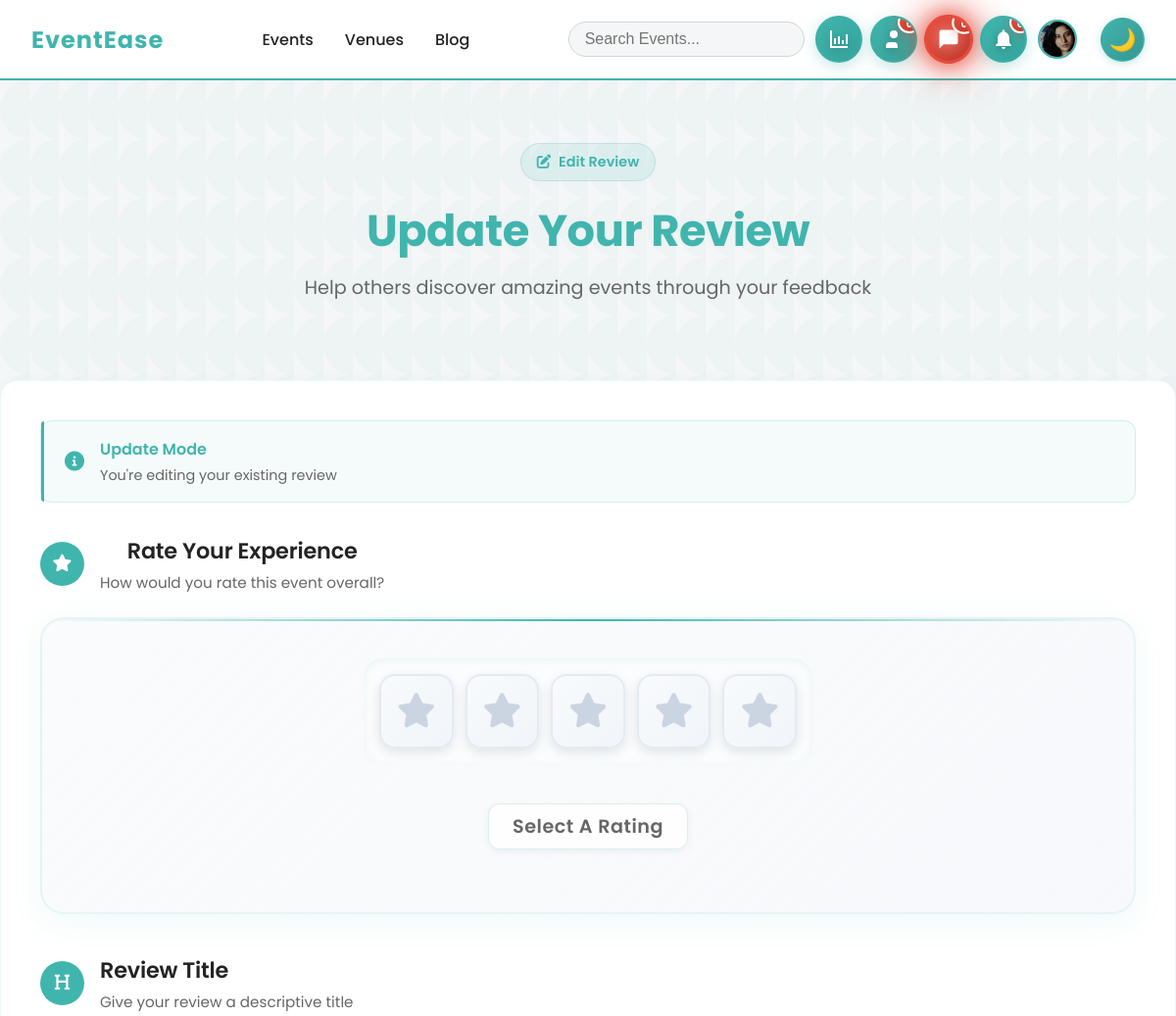
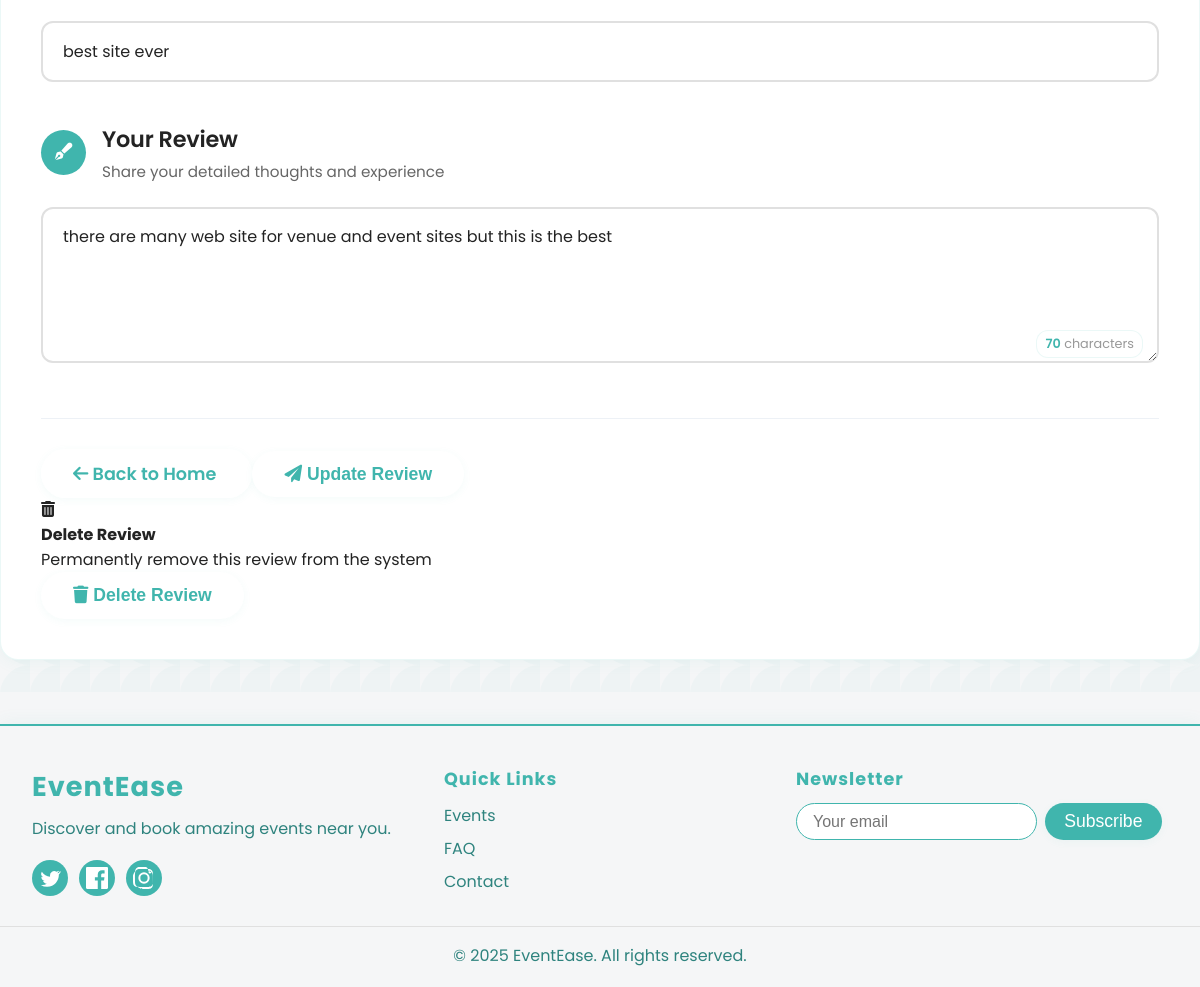
The app's page /reviews/submit/ (signed in) with its own data (2 pictures, top to bottom).
### users/models.py (models this page shows, shortened)
class UserProfile(models.Model):
    ROLE_CHOICES = [
        ('basic_user', 'Basic User'),
        ('event_manager', 'Event Manager'),
        ('venue_manager', 'Venue Manager'),
        ('admin', 'Admin'),
    ]
    user = models.OneToOneField(User, on_delete=models.CASCADE, related_name='profile')
    role = models.CharField(max_length=20, choices=ROLE_CHOICES, default='basic_user')
    phone = models.CharField(max_length=15, blank=True, null=True)
    address = models.TextField(blank=True, null=True)
    bio = models.TextField(max_length=500, blank=True, null=True)
    avatar = models.ImageField(upload_to='avatars/', blank=True, null=True)
    created_at = models.DateTimeField(auto_now_add=True)
    updated_at = models.DateTimeField(auto_now=True)

### reviews/models.py (models this page shows, shortened)
class Review(models.Model):
    user = models.ForeignKey(User, on_delete=models.CASCADE, related_name='service_reviews')
    rating = models.IntegerField(
        validators=[MinValueValidator(1), MaxValueValidator(5)],
        help_text="Rating from 1 to 5 stars"
    )
    title = models.CharField(max_length=200, help_text="Brief title for your review")
    content = models.TextField(help_text="Your detailed review about our service")
    created_at = models.DateTimeField(auto_now_add=True)
    updated_at = models.DateTimeField(auto_now=True)
    is_featured = models.BooleanField(default=False, help_text="Mark as featured review")
    class Meta:
        ordering = ['-created_at']
        unique_together = ['user']  # One review per user

### reviews/views.py (the view)
# urls.py: path('submit/', views.submit_review, name='submit_review'),
@login_required
def submit_review(request):
    existing_review = Review.objects.filter(user=request.user).first()
    if request.method == 'POST':
        if existing_review:
            form = ReviewForm(request.POST, instance=existing_review)
            action = 'updated'
        else:
            form = ReviewForm(request.POST)
            action = 'submitted'
        if form.is_valid():
            review = form.save(commit=False)
            review.user = request.user
            review.save()
            messages.success(request, f'Your review has been {action} successfully!')
            return redirect('home')
        else:
            messages.error(request, 'Please correct the errors below.')
    else:
        form = ReviewForm(instance=existing_review) if existing_review else ReviewForm()
    context = {
        'form': form,
        'existing_review': existing_review,
    }
    return render(request, 'reviews/submit_review.html', context)

### reviews/templates/reviews/submit_review.html (shortened to what this page needs)
{% extends 'base.html' %}
{% load static %}
{% block extra_css %}
<link rel="stylesheet" href="https://cdnjs.cloudflare.com/ajax/libs/font-awesome/6.0.0/css/all.min.css">
{% endblock %}
{% block content %}
<div class="review-submission-page">
    <div class="container">
        <div class="row">
            <div class="col-12">
                <div class="page-header-section">
                    <div class="header-content">
                        <div class="header-badge">
                            {% if existing_review %}
                                <i class="fas fa-edit"></i>
                                <span>Edit Review</span>
                            {% else %}
                                <i class="fas fa-star"></i>
                                <span>New Review</span>
                            {% endif %}
                        </div>
                        <h1 class="page-title">
                            {% if existing_review %}
                                Update Your Review
                            {% else %}
                                Share Your Experience
                            {% endif %}
                        </h1>
                        <p class="page-subtitle">
                            Help others discover amazing events through your feedback
                        </p>
                    </div>
                </div>
            </div>
        </div>
        <div class="row justify-content-center">
            <div class="col-lg-10 col-xl-8">
                <div class="review-form-container">
                    <div class="form-card">
                        {% if existing_review %}
                        <div class="update-notice">
                            <div class="notice-icon">
                                <i class="fas fa-info-circle"></i>
                            </div>
                            <div class="notice-content">
                                <h6>Update Mode</h6>
                                <p>You're editing your existing review</p>
                            </div>
                        </div>
                        {% endif %}
                        <form method="post" id="reviewForm" class="eventease-form">
                            <div class="form-group rating-section">
                                <div class="group-header">
                                    <div class="header-icon">
                                        <i class="fas fa-star"></i>
                                    </div>
                                    <div class="header-text">
                                        <h3>Rate Your Experience</h3>
                                        <p>How would you rate this event overall?</p>
                                    </div>
                                </div>
                                <div class="rating-container">
                                    <div class="star-rating" id="starRating">
                                        {% for i in "12345" %}
                                        <button type="button" class="star-button" data-rating="{{ i }}">
                                            <i class="fas fa-star"></i>
                                        </button>
                                        {% endfor %}
                                    </div>
                                    <div class="rating-label" id="ratingText">
                                    </div>
                                </div>
                            </div>
                            <div class="form-group">
                                <div class="group-header">
                                    <div class="header-icon">
                                        <i class="fas fa-heading"></i>
                                    </div>
                                    <div class="header-text">
                                        <h3>Review Title</h3>
                                        <p>Give your review a descriptive title</p>
                                    </div>
                                </div>
                                <div class="input-wrapper">
                                    {{ form.title }}
                                </div>
                            </div>
                            <div class="form-group">
                                <div class="group-header">
                                    <div class="header-icon">
                                        <i class="fas fa-pen-fancy"></i>
                                    </div>
                                    <div class="header-text">
                                        <h3>Your Review</h3>
                                        <p>Share your detailed thoughts and experience</p>
                                    </div>
                                </div>
                                <div class="textarea-wrapper">
                                    {{ form.content }}
                                    <div class="character-count" id="charCounter">
                                        <span id="charCount">0</span> characters
                                    </div>
                                </div>
                            </div>
                            <div class="form-actions">
                                <div class="button-row">
                                    <a href="{% url 'home' %}" class="btn btn-secondary">
                                        <i class="fas fa-arrow-left"></i>
                                        <span>Back to Home</span>
                                    </a>
                                    <button type="submit" class="btn btn-primary" id="submitButton">
                                        <span class="btn-text">
                                            <i class="fas fa-paper-plane"></i>
                                            <span>{% if existing_review %}Update Review{% else %}Submit Review{% endif %}</span>
                                        </span>
                                    </button>
                                </div>
                            </div>
                        </form>
                        {% if existing_review %}
                        <div class="danger-zone">
                            <div class="danger-header">
                                <div class="danger-icon">
                                    <i class="fas fa-trash-alt"></i>
                                </div>
                                <div class="danger-content">
                                    <h4>Delete Review</h4>
                                    <p>Permanently remove this review from the system</p>
                                </div>
                            </div>
                            <button type="button" class="btn btn-danger" data-review-id="{{ existing_review.id }}" onclick="confirmDelete({{ existing_review.id }})">
                                <i class="fas fa-trash"></i>
                                <span>Delete Review</span>
                            </button>
                        </div>
                        {% endif %}
                    </div>
                </div>
            </div>
        </div>
    </div>
</div>
{% endblock %}

### templates/base.html (shortened to what this page needs)
<!DOCTYPE html>
<html lang="en">
<head>
    {% load static %}
    <link rel="stylesheet" href="{% static 'css/style.css' %}">
    {% block extra_css %}{% endblock %}
</head>
<body>
    <nav>
        <div class="logo">
            <h1><a href="{% url 'home' %}" style="text-decoration: none; color: inherit;">EventEase</a></h1>
        </div>
        <ul class="nav-links">
            <li><a href="{% url 'events:event_list' %}">Events</a></li>
            <li><a href="{% url 'venues:venue_list' %}">Venues</a></li>
            <li><a href="{% url 'blog:blog_list' %}">Blog</a></li>
        </ul>
        <div class="nav-right">
            <input type="text" class="search-bar" placeholder="Search Events...">
            {% if user.is_authenticated %}
                <div class="notification-group" style="display: flex !important; flex-direction: row !important; align-items: center; gap: 0.3rem; flex-wrap: nowrap;">
                    <a href="{% url 'users:dashboard' %}" class="notification-bell dashboard-notification" title="Dashboard" aria-label="Dashboard" style="display: inline-flex !important; margin: 0; float: none;">
                        <svg width="24" height="24" viewBox="0 0 24 24" fill="currentColor">
                            <path d="M3 3v18h18v-2H5V3H3zm4 14h2v-6H7v6zm4 0h2V9h-2v8zm4 0h2v-4h-2v4zm4 0h2V7h-2v10z"/>
                        </svg>
                    </a>
                    <a href="{% url 'users:friends' %}" class="notification-bell friends-notification" title="Friends" aria-label="Friends" style="display: inline-flex !important; margin: 0; float: none;">
                        <svg width="24" height="24" viewBox="0 0 24 24" fill="currentColor">
                            <path d="M16 21v-2a4 4 0 0 0-4-4H8a4 4 0 0 0-4 4v2"/>
                            <circle cx="12" cy="7" r="4"/>
                        </svg>
                        <span class="notification-count friends-count" id="friends-count" style="display: none !important;">0</span>
                    </a>
                    <a href="{% url 'users:messages' %}" class="notification-bell messages-notification" title="Messages" aria-label="Messages" style="display: inline-flex !important; margin: 0; float: none;">
                        <svg width="24" height="24" viewBox="0 0 24 24" fill="currentColor">
                            <path d="M21 15a2 2 0 0 1-2 2H7l-4 4V5a2 2 0 0 1 2-2h14a2 2 0 0 1 2 2v10Z"/>
                            <path d="M8 10h8M8 14h4" stroke="white" stroke-width="1.5" stroke-linecap="round"/>
                        </svg>
                        <span class="notification-count messages-count" id="messages-count" style="display: none !important;">0</span>
                    </a>
                    <a href="{% url 'notifications:notification_list' %}" class="notification-bell notifications-notification" title="Notifications - Click to view" style="display: inline-flex !important; margin: 0; float: none;">
                        <svg width="24" height="24" fill="currentColor" viewBox="0 0 24 24">
                            <path d="M12 22c1.1 0 2-.9 2-2h-4c0 1.1.9 2 2 2zm6-6v-5c0-3.07-1.64-5.64-4.5-6.32V4c0-.83-.67-1.5-1.5-1.5s-1.5.67-1.5 1.5v.68C7.63 5.36 6 7.92 6 11v5l-2 2v1h16v-1l-2-2z"/>
                        </svg>
                        <span class="notification-count" id="notification-count" style="display: none !important;">0</span>
                    </a>
                </div>
                <a href="{% url 'users:profile' %}" class="profile-icon-link">
                    <div class="profile-icon">
                        {% if user.profile.avatar %}
                            <img src="{{ user.profile.avatar.url }}" alt="Profile Picture">
                        {% else %}
                            <div class="profile-icon-placeholder">
                                {{ user.first_name.0|default:user.username.0|upper }}
                            </div>
                        {% endif %}
                    </div>
                </a>
            {% else %}
                <a href="{% url 'users:login' %}" class="login-btn">Login</a>
                <a href="{% url 'users:signup' %}" class="signup-btn">Sign Up</a>
            {% endif %}
            <button id="toggle-mode" class="toggle-mode">🌙</button>
        </div>
    </nav>
    {% block content %}
    {% endblock %}
    <footer>
        <div class="footer-content">
            <div class="footer-main">
                <div class="footer-brand">
                    <h2>EventEase</h2>
                    <p class="footer-tagline">Discover and book amazing events near you.</p>
                    <div class="footer-social">
                        <a href="#" aria-label="Twitter">
                        </a>
                        <a href="#" aria-label="Facebook">
                        </a>
                        <a href="#" aria-label="Instagram">
                        </a>
                    </div>
                </div>
                <div class="footer-links">
                    <h3>Quick Links</h3>
                    <ul>
                        <li><a href="{% url 'events:event_list' %}">Events</a></li>
                        <li><a href="#">FAQ</a></li>
                        <li><a href="#">Contact</a></li>
                    </ul>
                </div>
                <div class="footer-newsletter">
                    <h3>Newsletter</h3>
                    <form>
                        <input type="email" placeholder="Your email" required>
                        <button type="submit" class="btn">Subscribe</button>
                    </form>
                </div>
            </div>
            <div class="footer-bottom">
                <p>&copy; 2025 EventEase. All rights reserved.</p>
            </div>
        </div>
    </footer>
</body>
</html>

### records on screen
Review: title "best site ever", content "there are many web site for venue and event sites but this is the best"
